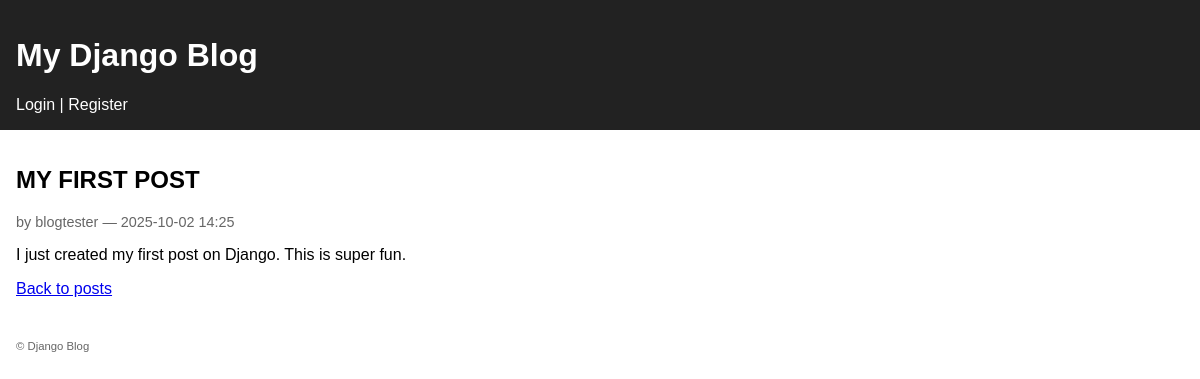
The app's page /posts/1/ with its own data.
### blog/models.py (models this page shows, shortened)
class Post(models.Model):
    title = models.CharField(max_length=200)
    content = models.TextField()
    published_date = models.DateTimeField(auto_now_add=True)
    author = models.ForeignKey(User, on_delete=models.CASCADE, related_name="posts")

### blog/views.py (the view)
class PostDetailView(generic.DetailView):
    model = Post
    template_name = 'blog/post_detail.html'
    context_object_name = 'post'

### blog/templates/blog/post_detail.html (shortened to what this page needs)
{% extends "blog/base.html" %}
{% block content %}
  <h2>{{ post.title }}</h2>
  <div style="font-size:0.9rem; color:#666;">
    by {{ post.author.username }} — {{ post.published_date|date:"Y-m-d H:i" }}
  </div>
  <div>
    {{ post.content|linebreaks }}
  </div>
  <p><a href="{% url 'blog:posts_list' %}">Back to posts</a></p>
{% endblock %}

### blog/static/blog/style.css (style rules this page uses)
body { font-family: Arial, sans-serif; margin: 0; padding: 0; }

### records on screen
Post: title "MY FIRST POST", author.username "blogtester", published_date "2025-10-02 14:25", content "I just created my first post on Django. This is super fun."
